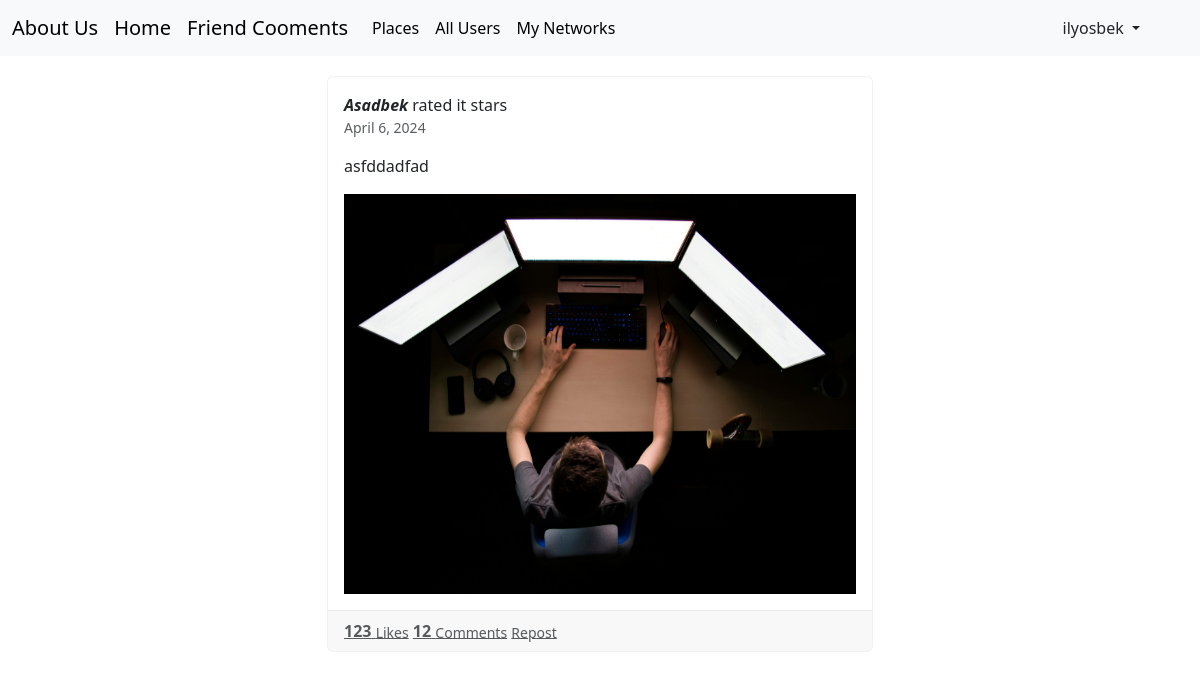
The app's page /home_view/ (signed in) with its own data.
### users/models.py (models this page shows)
class User(AbstractUser):
    photo=models.ImageField(upload_to="user_photos/", default='users/default.jpeg ')
    phone_number=models.CharField(max_length=13, unique=True, blank=True, null=True)
    friends=models.ManyToManyField('users.User', blank=True)

### places/models.py (models this page shows, shortened)
class Comment(models.Model):
    user=models.ForeignKey(User, on_delete=models.CASCADE)
    place=models.ForeignKey(Place, on_delete=models.CASCADE, related_name='izohlar')
    comment_text=models.TextField()
    star_given=models.IntegerField(validators=[MinValueValidator(1), MaxValueValidator(5)])
    created_at=models.DateField(default=timezone.now)

class Place(models.Model):
    name=models.CharField(max_length=100)
    description=models.TextField()
    address=models.CharField(max_length=100)
    image=models.ImageField(upload_to='places_images/', default='places/default1.jpg')

### comfig/views.py (the view)
# urls.py: path('home_view/', HomeView.as_view(), name='home_view'),
class HomeView(LoginRequiredMixin, View):
   def get(self, request):
      place_reviews=Comment.objects.exclude(user=request.user)
      return render (request, 'home.html', {"place_reviews":place_reviews})

### templates/home.html (shortened to what this page needs)
{% extends "base.html" %}
{% load static %}
{% block content %}
<div class="container posts-content" style="margin-top:20px;">
  <div class="row justify-content-center">
    <div class="col-lg-6">
        {% for review in place_reviews %}
        {% if review.user in user.friends.all %}
          <div class="card mb-4" style="border: 1px solid rgba(24,28,33,0.06);">
        <div class="card-body">
          <div class="media mb-3">
            <div class="media-body ml-3">
              <i><b>{{ review.user.username }}</b></i> rated it <b>{{ review.stars_given }}</b> stars
              <div class="text-muted small">{{ review.created_at }}</div>
            </div>
          </div>
          <p>
            {{ review.comment_text }}
          </p>
          <a href="javascript:void(0)" class="ui-rect ui-bg-cover" style="background-color: transparent; background-position: center center; background-size: cover; display: block; width: 100%; position: relative;">
            <img src="{{ review.place.image.url }}" class="ui-rect-content" alt="" width="100%" height="400px">
          </a>
        </div>
        <div class="card-footer" style="border-color: rgba(24,28,33,0.06);">
          <a href="javascript:void(0)" class="d-inline-block text-muted">
            <strong>123</strong> <small class="align-middle">Likes</small>
          </a>
          <a href="javascript:void(0)" class="d-inline-block text-muted ml-3">
            <strong>12</strong> <small class="align-middle">Comments</small>
          </a>
          <a href="javascript:void(0)" class="d-inline-block text-muted ml-3">
            <small class="align-middle">Repost</small>
          </a>
        </div>
      </div>
         {% endif %}
        {% endfor %}
    </div>
  </div>
</div>
{% endblock content %}

### templates/base.html (shortened to what this page needs)
<!DOCTYPE html>
<html>
<head>
    <link href="https://cdn.jsdelivr.net/npm/bootstrap@5.3.3/dist/css/bootstrap.min.css" rel="stylesheet">
</head>
<body>
    <nav class="navbar navbar-expand-lg bg-body-tertiary">
        <div class="container-fluid">
          <a class="navbar-brand" href="{% url 'landing'%}">About Us</a>
          <a class="navbar-brand" href="{% url 'places:home'%}">Home </a>
          <a class="navbar-brand" href="{% url 'home_view'%}">Friend Cooments </a>
          <div class="collapse navbar-collapse" id="navbarSupportedContent">
            <ul class="navbar-nav me-auto mb-2 mb-lg-0">
              <li class="nav-item">
                <a class="nav-link active" aria-current="page" href="{% url 'places:places_page'%}">Places</a>
              </li>
             <li class="nav-item">
                <a class="nav-link active" aria-current="page"{%if user.is_authenticated%} href="{% url 'users:users'%}" {% else %} href="{% url 'users:login_page'%}" {% endif%}>All Users</a>
              </li>
               <li class="nav-item">
                <a class="nav-link active" aria-current="page" {%if user.is_authenticated%} href="{% url 'users:networks'%} " {% else %} href="{% url 'users:login_page'%}" {% endif%}>My Networks</a>
              </li>
            </ul>
            {% if user.is_authenticated %}
            <li class="nav-item dropdown me-5 d-flex">
                <a class="nav-link dropdown-toggle" href="#" role="button" data-bs-toggle="dropdown" aria-expanded="false">
                     {{user.username}}
                </a>
                  {% else %}
                  <a type="button" class="btn btn-outline-primary" href="{% url 'users:login_page'%}">Log in </a>
                  {% endif %}
              </li>
          </div>
        </div>
      </nav>
    {% block content %}
    {% endblock %}
</body>
</html>

### records on screen
User: username "ilyosbek"
Comment: user.username "Asadbek", created_at "April 6, 2024", comment_text "asfddadfad", place.image (picture)
